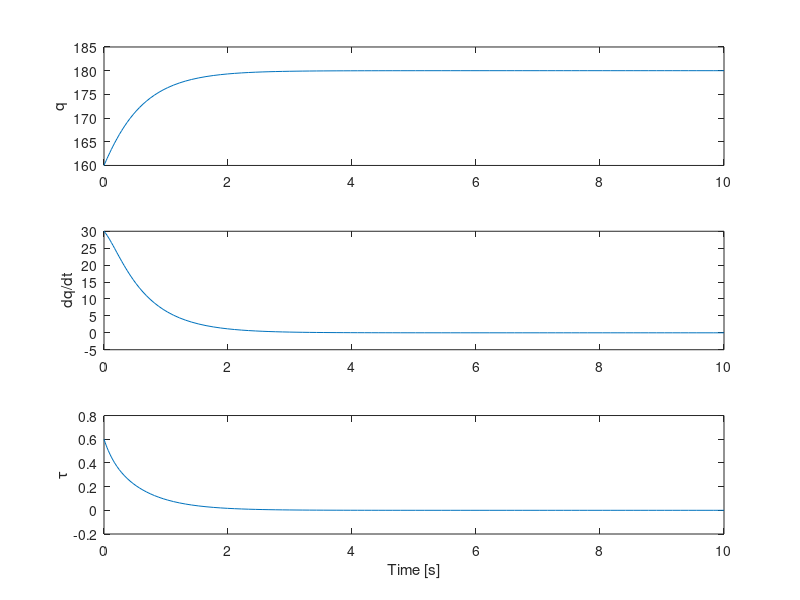

Recreate this plot in MATLAB.
close all;
clear;

% True parameters
m    = 0.2;    % [kg]
l    = 1;      % [m]
g    = 9.81;   % [m/sec^2]
beta = 0.003;

% Linearization
A = [0, 1; g/l, -beta/(m*l^2)];
B = [0; 1/(m*l^2)];

Co = ctrb(A,B)
rank(Co)

Q = diag([1,1]);
R = 1;

[K,S,e] = lqr(A,B,Q,R)
pendulum_dyn = @(t,x) [x(2); (1/(m*l^2))*(-K*[x(1)-pi; x(2)] -beta*x(2) - m*g*l*sin(x(1)))];


x_0 = [160*pi/180;30*pi/180];
simTime = 10; % [s]
[t,x] = ode45(pendulum_dyn,[0,simTime],x_0);


control_fun = @(x) -K(1)*(x(:,1)-pi)-K(2)*x(:,2);

figure
subplot(3,1,1)
plot(t,x(:,1)*180/pi)
ylabel('q')
subplot(3,1,2)
plot(t,x(:,2)*180/pi)
ylabel('dq/dt')
subplot(3,1,3)
plot(t,control_fun(x))
ylabel('\tau')
xlabel('Time [s]')




